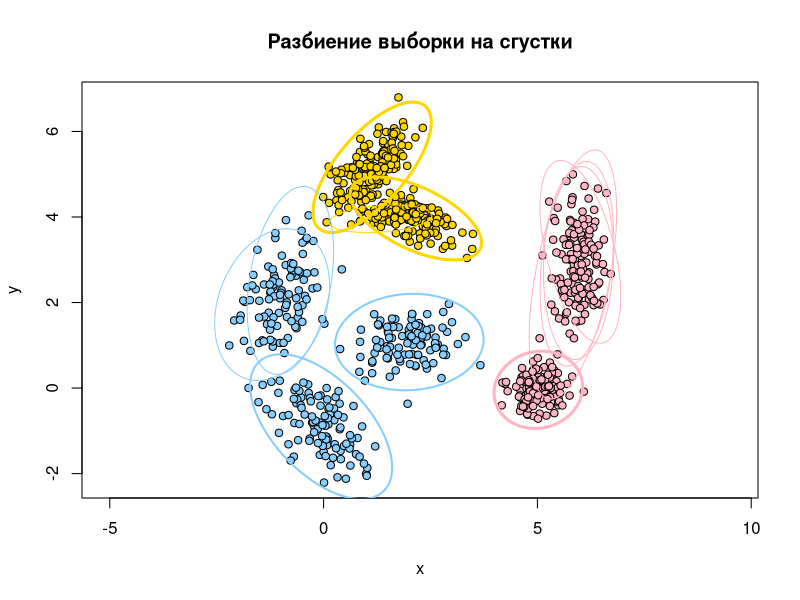
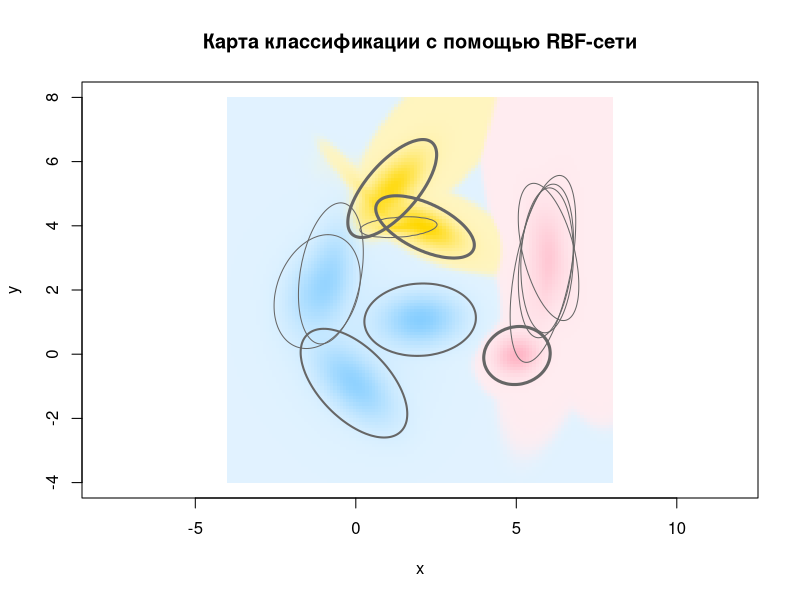

The R source for these figures, in order:
library(MASS)
gPrev <<- numeric()
g <<- numeric()
Pi <<- numeric()


phi <- function(obj,mu,sigma,n=2) {   #вероятность принадлежности объекта паре (mu,sigma)
  mu <- matrix(mu,1,2)
  sigma <- matrix(sigma,2,2)
  return (1.0/sqrt((2*pi)^n*det(sigma))*exp(-0.5*(obj-mu)%*%solve(sigma)%*%t(obj-mu)))
}


muHat <- function(xl,k=1,w=1.0) {   #считаем значение мю по данным для класса
  n <- dim(xl)[2]-1
  mu <- array(NA,n)
  for (i in 1:n) {
    mu[i] <- mean(g[ ,k]*xl[ ,i])   #по каждой координате берём среднее
  }
  return (t(mu/w))
}


sigmaHat <- function(xl,mu,k=1,w=1.0) {   #считаем зачение сигма по данным для класса и полученному мю
  l <- dim(xl)[1]
  n <- dim(xl)[2]-1
  sigma <- matrix(0,n,n)
  for (i in 1:l) {
    sigma <- sigma+g[i,k]*(t(xl[i,1:n]-mu)%*%(xl[i,1:n]-mu))
  }
  return (sigma/l/w)
}


RBFClassifier <- function(x,theta,lambda) {   #классификация RBF-сетью
  k <- dim(theta)[1]
  s <- length(lambda)   #число классов
  classes <- rep(0.0,s)
  for (j in 1:k) {   #для каждого класса считаем значение второго слоя сети
    mu <- matrix(theta[j,3:4],1,2)
    sigma <- matrix(theta[j,5:8],2,2)
    classes[theta[j,1]] <- classes[theta[j,1]]+phi(x,mu,sigma)*theta[j,2]   #переход от первого слоя сети ко второму
  }
  classes <- classes*lambda*Pi   #третий слой сети
  return (classes)
}


RBF <- function(xl,R,m0,delta) {
  l <- dim(xl)[1]
  n <- dim(xl)[2]-1
  vars <- as.integer(names(table(xl[ ,n+1])))   #список имеющихся классов
  theta <- numeric()
  Pi <<- rep(0,length(vars))
  for (i in 1:length(vars)) {
    xli <- xl[which(xl[ ,n+1]==vars[i],arr.ind=TRUE), ]   #выбираем только точки данного класса
    Pi[i] <<- dim(xli)[1]
    theta <- rbind(theta,cbind(vars[i],EMDinamic(xli,R,m0,delta)))    #для очередного класса запускаем EM-алгоритм
  }
  return (theta)
}


EMDinamic <- function(xl,R,m0,delta) {
  k <- 1
  l <- dim(xl)[1]
  n <- dim(xl)[2]-1
  gPrev <<- matrix(0.0,l,k)
  g <<- gPrev
  g[ ,1] <<- rep(1.0,l)    #исходно все точки принадлежат первому подмножеству
  theta <- matrix(0.0,k,n*n+n+1)
  mu <- muHat(xl)   #инициализация mu и sigma
  sigma <- sigmaHat(xl,mu)
  theta[1, ] <- c(1.0,c(mu),c(sigma))
  while (k<7) {
    prob <- matrix(0.0,l)
    w <- theta[ ,1]
    mu <- theta[ ,2:(n+1)]
    sigma <- theta[ ,(n+2):(n*n+n+1)]
    if (k==1) {   #на первом шаге нужно ещё не массивная структура - принудительное построение массивов
      w <- matrix(w,1,1)
      mu <- matrix(mu,1,length(mu))
      sigma <- matrix(sigma,1,length(sigma))
    }
    for (j in 1:k) {
      for (i in 1:l) {
        prob[i] <- prob[i]+w[j]*phi(xl[i,1:n],mu[j, ],sigma[j, ])   #подсчёт вероятностей каждого из объектов
      }
    }
    probMax <- max(prob)/R
    U <- which(prob<probMax)   #множество U плоховыделимых объектов
    if (length(U)<m0) break   #если объектов достаточно мало, то можно выходить
    theta <- rbind(theta,rep(0,n*n+n+1))
    k <- k+1
    theta[k,1] <- length(U)/l
    for (i in 1:(k-1)) {
      theta[i,1] <- theta[i,1]*(1-theta[k,1])   #пересчёт весов подмножеств
    }
    g <<- cbind(g,rep(0.0,l))
    g[U, ] <<- rep(0.0,k)
    g[U,k] <<- 1.0
    theta[k,2:(n+1)] <- c(muHat(xl,k,theta[k,1]))   #значение mu для нового подмножества
    theta[k,(n+2):(n*n+n+1)] <- c(sigmaHat(xl,matrix(theta[k,2:(n+1)],1,n),k,theta[k,1]))   #значение sigma для нового подмножества
    theta <- EMfixedK(xl,k,theta,delta)
  }
  return (theta)
}


EMfixedK <- function(xl,k,theta,delta) {
  l <- dim(xl)[1]
  n <- dim(xl)[2]-1
  steps <- 0
  w <- theta[ ,1]
  mu <- theta[ ,2:(n+1)]
  sigma <- theta[ ,(n+2):(n*n+n+1)]
  while (TRUE) {
    steps <- steps+1
    #E-шаг
    gPrev <<- g   #сохраняется таблица скрытых параметров g
    for (i in 1:l) {
      sm <- 0.0
      for (s in 1:k) {
        sm <- sm+w[s]*phi(xl[i,1:n],mu[s, ],sigma[s, ])   #подсчёт знаменателя
      }
      for (j in 1:k) {
        g[i,j] <<- w[j]*phi(xl[i,1:n],mu[j, ],sigma[j, ])/sm   #пересчёт скрытых коэффициентов g
      }
    }
    #M-шаг
    for (j in 1:k) {
      w[j]<- sum(g[ ,j])/l   #пересчёт весов компонент
      mu[j, ] <- muHat(xl,j,w[j])   #пересчёт mu для каждой компоненты
      ss <- sigmaHat(xl,matrix(mu[j, ],1,2),j,w[j])   #пересчёт sigma для каждой компоненты
      if (det(matrix(ss,2,2))<1e-9) {   #если очень плохая матрица - лучше закончить процесс...
        break;
      }
      sigma[j, ] <- c(ss)
    }
    gg <- max(g-gPrev)   #определение останова алгоритма
    if (gg<=delta) break
  }
  for (j in 1:k) {
    theta[j, ] <- c(w[j],mu[j, ],sigma[j, ])
  }
  return (theta)
}


getLevelLine <- function(mu,sigma) {  #получение коэффициентов линии уровня (x-mu)^T %*% Sig^-1 %*% (x-mu)
  invSigma <- solve(sigma)
  a <- invSigma[1,1]
  b <- invSigma[1,2]+invSigma[2,1]
  c <- invSigma[2,2]
  d <- -2*mu[1]*invSigma[1,1]-mu[2]*b
  e <- -2*mu[2]*invSigma[2,2]-mu[1]*b
  f <- invSigma[1,1]*mu[1]^2+invSigma[2,2]*mu[2]^2+mu[1]*mu[2]*b
  return (c(a,b,c,d,e,f))
}


levelLine <- function(mu,sigma,x,y) {    #построение линии уровня
  coeffs <- getLevelLine(mu,sigma)
  n <- function(X,Y) {
    return (1.0/(2*pi*sqrt(det(sigma)))*exp(-0.5*(X^2*coeffs[1]+X*Y*coeffs[2]+Y^2*coeffs[3]+X*coeffs[4]+Y*coeffs[5]+coeffs[6])))
  }
  return (outer(x,y,n))
}


main <- function(lambda) {
  colors <- c("pink1","gold","skyblue1")
  mu1 <- c(5,0)
  mu2 <- c(6,3)
  mu3 <- c(2,4)
  mu4 <- c(-1,2)
  mu5 <- c(0,-1)
  mu6 <- c(1,5)
  mu7 <- c(2,1)
  sigma1 <- matrix(c(1,0,0,1)/10,2,2)
  sigma2 <- matrix(c(1,0,0,5)/10,2,2)
  sigma3 <- matrix(c(3,-1,-1,1)/10,2,2)
  sigma4 <- matrix(c(2,1,1,5)/10,2,2)
  sigma5 <- matrix(c(4,-2,-2,3)/10,2,2)
  sigma6 <- matrix(c(3,2,2,3)/10,2,2)
  sigma7 <- matrix(c(4,0,0,2)/10,2,2)
  xl1 <- mvrnorm(150,mu1,sigma1)
  xl2 <- mvrnorm(150,mu2,sigma2)
  xl3 <- mvrnorm(150,mu3,sigma3)
  xl4 <- mvrnorm(100,mu4,sigma4)
  xl5 <- mvrnorm(100,mu5,sigma5)
  xl6 <- mvrnorm(150,mu6,sigma6)
  xl7 <- mvrnorm(100,mu7,sigma7)
  xl <- rbind(cbind(xl1,1),cbind(xl2,1),cbind(xl3,2),cbind(xl4,3),cbind(xl5,3),cbind(xl6,2),cbind(xl7,3))
  theta <- RBF(xl,7,5,0.05)
  message <- "Разбиение выборки на сгустки"
  plot(xl[ ,1],xl[ ,2],pch=21,col="black",bg=colors[xl[ ,3]],asp=1,main=message,xlab="x",ylab="y")
  k <- dim(theta)[1]
  x <- seq(-8,8,by=0.05)
  y <- x
  for (i in 1:k) {   #для каждого подможества строим линию уровня, увеличивая толщину линии в зависимости от значимости
    mu <- matrix(theta[i,3:4],1,2)
    sigma <- matrix(theta[i,5:8],2,2)
    sick <- 1
    if (theta[i,2]>0.2) sick <- 2
    if (theta[i,2]>0.4) sick <- 3
    if (theta[i,2]>=0.05)
      contour(x,y,levelLine(mu,sigma,x,y),lwd=sick,col=colors[theta[i,1]],asp=1,levels=0.01,drawlabels=FALSE,add=TRUE)
  }
  message <- "Карта классификации с помощью RBF-сети"
  x <- seq(-4,8,by=0.1)
  y <- x
  xx <- rep(-4,length(x)-1)
  stpX <- (x[2]-x[1])
  xx[1] <- xx[1]+stpX/2
  for (i in 2:length(xx))
    xx[i] <- xx[i-1]+stpX
  yy <- xx
  dat <- array(NA,c(length(xx),length(yy),3))
  res <- matrix(NA,length(xx),length(yy))
  a <- 1
  maxProb <- c(0.0,0.0,0.0)
  for (i in xx) {   #для каждой точки графика определяются результаты работы РБФ-сети
    print(i)
    b <- 1
    for (j in yy) {
      class <- RBFClassifier(c(i,j),theta,lambda)
      sm <- sum(class)
      dat[a,b, ] <- class
      q <- which.max(class)
      if (maxProb[q]<class[q]) maxProb[q] <- class[q]
      b <- b+1
    }
    a <- a+1
  }
  a <- 1   #для всех клеток определяется яркость в зависимости от доминирующего класса
  for (i in xx) {
    b <- 1
    for (j in yy) {
      sm <- dat[a,b, ]
      q <- which.max(sm)
      sm <- sm/sum(sm)   #данные отображаются на отрезок [0,1]
      redRatio <- min(sum(sm*c(255,255,135))/255,1.0)
      greenRatio <- min(sum(sm*c(181,215,206))/255,1.0)
      blueRatio <- min(sum(sm*c(197,0,255))/255,1.0)
      res[a,b] <- rgb(redRatio,greenRatio,blueRatio,0.25+0.75*sqrt(dat[a,b,q]/maxProb[q]))
      #функция sqrt взята как более быстрорастущая, чем линейная, тем самым даже средней значимости точки будут ярче
      b <- b+1
    }
    a <- a+1
  }
  plot(0,0,type="n",xlim=c(-4,8),ylim=c(-4,8),xlab="x",ylab="y",main=message,asp=1)
  for (i in 2:length(x))
    for (j in 2:length(y)) {
      coors <- c(x[i-1],y[j-1],x[i],y[j])
      rect(coors[1],coors[2],coors[3],coors[4],col=res[i-1,j-1],border=NA)
    }
  x <- seq(-4,8,by=0.05)
  y <- x
  for (i in 1:k) {   #для каждого подможества строим линию уровня, увеличивая толщину линии в зависимости от значимости
    mu <- matrix(theta[i,3:4],1,2)
    sigma <- matrix(theta[i,5:8],2,2)
    sick <- 1
    if (theta[i,2]>0.2) sick <- 2
    if (theta[i,2]>0.4) sick <- 3
    if (theta[i,2]>=0.05)
      contour(x,y,levelLine(mu,sigma,x,y),lwd=sick,col="gray40",asp=1,levels=0.01,drawlabels=FALSE,add=TRUE)
  }
}
main(c(1/6,1/6,2/3))
